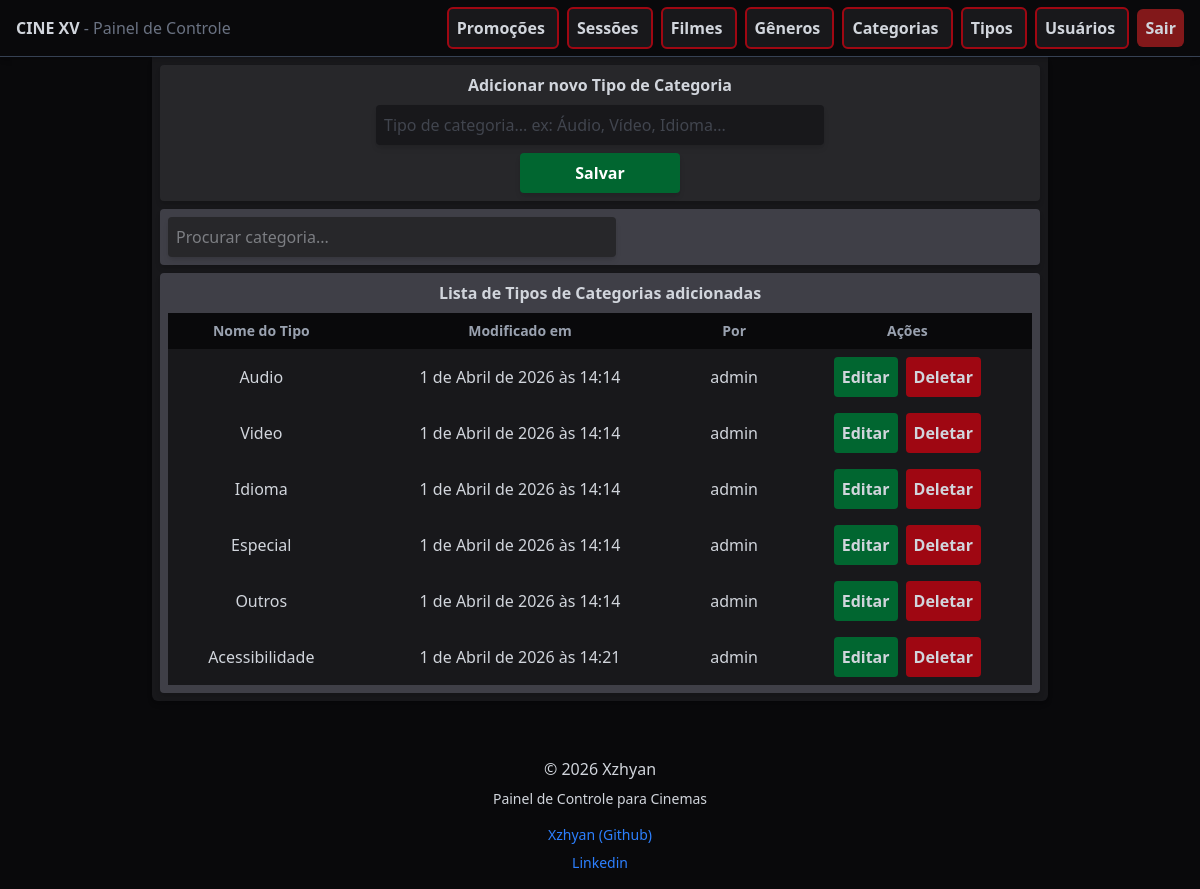
The app's page /category/types (signed in) with its own data.
### api/models.py (models this page shows, shortened)
class CategoryType(models.Model):
    name = models.CharField(max_length=100, unique=True)
    modified_by = models.ForeignKey(User, on_delete=models.SET_NULL, null=True, related_name='mod_types')
    modified_at = models.DateTimeField(auto_now_add=True)

### control/models.py (models this page shows, shortened)
class CustomUser(AbstractBaseUser, PermissionsMixin):
    username = models.CharField(max_length=200, unique=True)
    is_active = models.BooleanField(default=False)
    is_admin = models.BooleanField(default=False)
    objects = CustomUserManager()
    USERNAME_FIELD = 'username'
    REQUIRED_FIELDS = []
    def __str__(self):
        return self.username

### control/views.py (the view, shortened to what this page needs)
# urls.py: path('category/types', views.catg_type, name='catg-types'),
@login_required(login_url='user-login')
def catg_type(request):
    form = AddCategoryTypeForm()
    c_types = CategoryType.objects.all()
    context = {
        'form': form,
        'c_types': c_types
    }
    return render(request, 'category/catg_type.html', context)

### control/forms.py
class AddCategoryTypeForm(forms.ModelForm):
    class Meta:
        model = CategoryType
        fields = ['name']
        widgets = {
            'name': forms.TextInput(attrs={
                'class': "w-md bg-zinc-900 hover:bg-zinc-700 transition outline-none p-2 rounded-sm shadow-md",
                'placeholder': "Tipo de categoria... ex: Áudio, Vídeo, Idioma..."
            })
        }

### control/templates/category/catg_type.html (shortened to what this page needs)
{% extends 'base.html' %}
{% block content %}
<div class="w-4xl bg-zinc-900 mx-auto p-2 rounded-b-md space-y-2 shadow-md">
    <div class="bg-zinc-800 flex flex-col gap-2 text-center items-center rounded-sm p-2 shadow-md">
        <h1 class="font-semibold">Adicionar novo Tipo de Categoria</h1>
        <form method="POST" class="flex flex-col gap-2 text-gray-500">
            {{ form.name }}
            <button name="form_type" value="add_form" type="submit" class="w-40 mx-auto bg-green-800 hover:bg-green-600 p-2 rounded-sm text-white font-semibold cursor-pointer transition shadow-md">
                Salvar
            </button>
        </form>
    </div>
    <div class="bg-zinc-700 flex flex-col gap-2 text-center rounded-sm p-2 shadow-md">
        <input id="search-files" type="search" placeholder="Procurar categoria..." class="w-full max-w-md bg-zinc-800 hover:bg-zinc-600 transition rounded-sm p-2 shadow-md">
    </div>
    <div class="bg-zinc-700 flex flex-col gap-2 text-center items-center rounded-sm p-2 shadow-md">
        <h1 class="font-semibold">Lista de Tipos de Categorias adicionadas</h1>
        <table class="w-full text-center">
            <thead>
                <tr class="bg-zinc-950 font-semibold text-sm text-gray-400">
                    <th class="p-1">Nome do Tipo</th>
                    <th class="p-1">Modificado em</th>
                    <th class="p-1">Por</th>
                    <th class="p-2">Ações</th>
                </tr>
            </thead>
            <tbody>
                {% for type in c_types %}
                <tr class="bg-zinc-900 hover:bg-zinc-800 transition cursor-pointer">
                    <td class="p-2">{{ type.name }}</td>
                    <td class="p-2">{{ type.modified_at }}</td>
                    <td class="p-2">{{ type.modified_by }}</td>
                    <td class="p-2 flex flex-row justify-center items-center gap-2">
                        <a href="{% url 'catg-type-edit' type.id %}" class="bg-green-800 hover:bg-green-600 p-2 rounded-sm cursor-pointer transition font-semibold">
                            Editar
                        </a>
                        <form method="POST">
                            <button name="form_type" value="delete_form" class="bg-red-800 hover:bg-red-600 p-2 rounded-sm cursor-pointer transition font-semibold">
                                Deletar
                            </button>
                        </form>
                    </td>
                </tr>
                {% endfor %}
            </tbody>
        </table>
    </div>
</div>
{% endblock %}

### control/static/styles.css (style rules this page uses)
body { background-image: url("background.png"); background-repeat: no-repeat; background-position: center center; background-size: cover; min-height: 100vh; }

### records on screen
CategoryType: name "Audio", modified_at "1 de Abril de 2026 às 14:14", modified_by "admin"
CategoryType: name "Video", modified_at "1 de Abril de 2026 às 14:14", modified_by "admin"
CategoryType: name "Idioma", modified_at "1 de Abril de 2026 às 14:14", modified_by "admin"
CategoryType: name "Especial", modified_at "1 de Abril de 2026 às 14:14", modified_by "admin"
CategoryType: name "Outros", modified_at "1 de Abril de 2026 às 14:14", modified_by "admin"
CategoryType: name "Acessibilidade", modified_at "1 de Abril de 2026 às 14:21", modified_by "admin"
